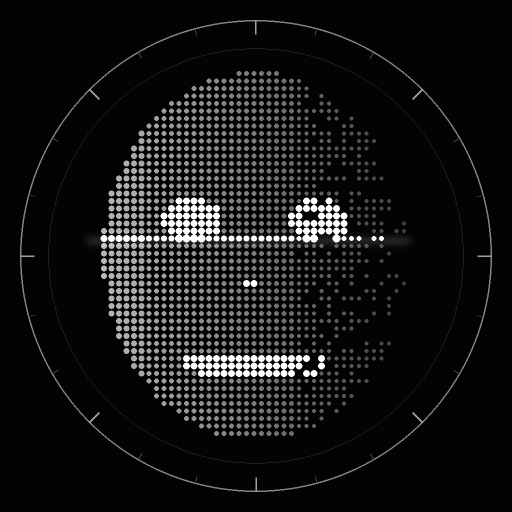
#> input picture face_analyse/resources/images/emblem.png, 1024 x 1024 px (shown at 1/2 size)
$ python -i preprocessing.py   (imports and definitions only)
#> lines starting #> are read from the running program, lines starting #| are printed output that depends on the picture
#> further down, picture is the input picture: shape (1024, 1024, 3); min 3, max 255, mean 21.1
"""Prétraitements image : chargement robuste (chemins Unicode Windows),
redimensionnement et correction de luminosité adaptative."""

from __future__ import annotations

from pathlib import Path

import cv2
import numpy as np

from face_analyse.core.errors import ImageError

SUPPORTED_EXTENSIONS = {".jpg", ".jpeg", ".png", ".bmp", ".webp", ".tif", ".tiff"}
MAX_PIXELS = 50_000_000


def load_image(path: str | Path) -> np.ndarray:
    """Charge une image en BGR.

    ``cv2.imread`` échoue sur les chemins non-ASCII sous Windows ; on lit
    donc les octets puis ``cv2.imdecode``.
    """
    p = Path(path)
    if p.suffix.lower() not in SUPPORTED_EXTENSIONS:
        raise ImageError(f"Format non pris en charge : {p.suffix or 'sans extension'}")
    try:
        data = np.fromfile(str(p), dtype=np.uint8)
    except OSError as exc:
        raise ImageError(f"Lecture impossible : {p.name}") from exc
    return decode_image(data.tobytes(), name=p.name)


def decode_image(data: bytes, name: str = "image") -> np.ndarray:
    arr = np.frombuffer(data, dtype=np.uint8)
    img = cv2.imdecode(arr, cv2.IMREAD_COLOR)
    if img is None or img.size == 0:
        raise ImageError(f"Image illisible : {name}")
    if img.shape[0] * img.shape[1] > MAX_PIXELS:
        raise ImageError("Image trop grande (> 50 mégapixels)")
    return img


def encode_jpeg(image_bgr: np.ndarray, quality: int = 92) -> bytes:
    ok, buf = cv2.imencode(".jpg", image_bgr, [cv2.IMWRITE_JPEG_QUALITY, quality])
    if not ok:
        raise ImageError("Encodage JPEG impossible")
    return buf.tobytes()


def resize_max_side(image: np.ndarray, max_side: int) -> tuple[np.ndarray, float]:
    """Réduit l'image si nécessaire ; retourne (image, facteur appliqué)."""
    h, w = image.shape[:2]
    scale = min(1.0, max_side / float(max(h, w)))
    if scale >= 1.0:
        return image, 1.0
    resized = cv2.resize(image, (int(round(w * scale)), int(round(h * scale))), interpolation=cv2.INTER_AREA)
    return resized, scale


def mean_luminance(image_bgr: np.ndarray) -> float:
    gray = cv2.cvtColor(image_bgr, cv2.COLOR_BGR2GRAY) if image_bgr.ndim == 3 else image_bgr
    return float(gray.mean())


def enhance_low_light(image_bgr: np.ndarray, target: float = 110.0) -> np.ndarray:
    """Correction gamma + CLAHE pour les images sombres ou surexposées.

    N'agit que si la luminance moyenne s'écarte nettement de la normale,
    pour ne pas dégrader les images correctement exposées.
    """
    lum = mean_luminance(image_bgr)
#> lum = 21.13
    if 70.0 <= lum <= 190.0:
        return image_bgr
    lum = min(max(lum, 1.0), 254.0)
    gamma = np.log(target / 255.0) / np.log(lum / 255.0)
#> gamma = 0.338
    gamma = float(np.clip(gamma, 0.3, 3.0))
    lut = np.clip(((np.arange(256) / 255.0) ** gamma) * 255.0, 0, 255).astype(np.uint8)
#> lut = 256 values from 0 to 255
    out = cv2.LUT(image_bgr, lut)
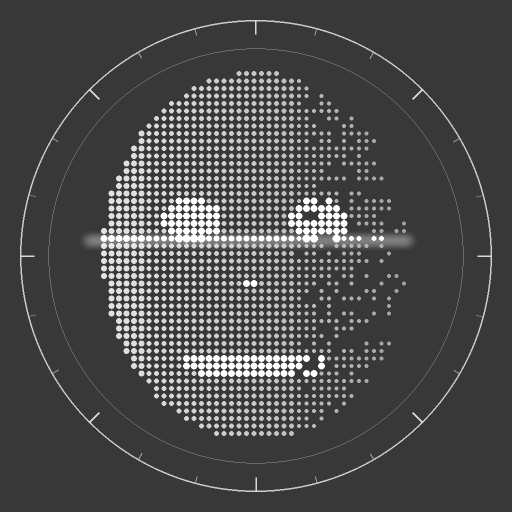
#> out: shape (1024, 1024, 3) (shown at 1/2 size); min 56, max 255, mean 75.2
    lab = cv2.cvtColor(out, cv2.COLOR_BGR2LAB)
#> lab: shape (1024, 1024, 3); mean of channels 0, 1, 2 79.3, 128, 128
    l_chan, a_chan, b_chan = cv2.split(lab)
#> a_chan: shape (1024, 1024); every value is 128
    l_chan = cv2.createCLAHE(clipLimit=2.0, tileGridSize=(8, 8)).apply(l_chan)
    return cv2.cvtColor(cv2.merge((l_chan, a_chan, b_chan)), cv2.COLOR_LAB2BGR)

>>> import cv2
>>> picture = cv2.imread('../resources/images/emblem.png')
>>> result = enhance_low_light(picture)
